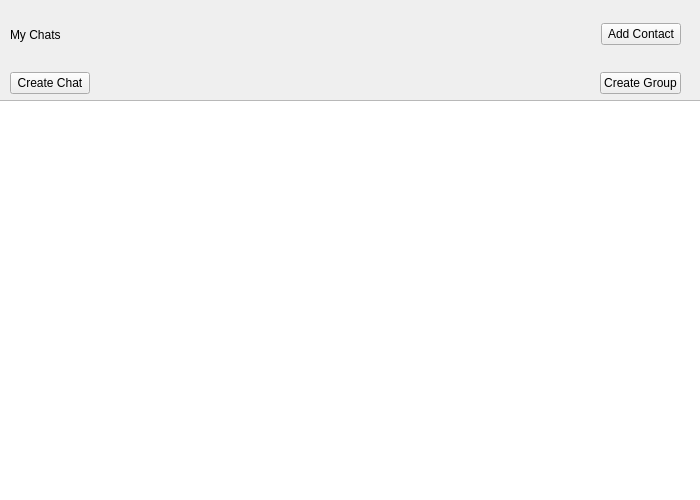
<?xml version="1.0" encoding="UTF-8"?>
<ui version="4.0">
 <class>Chats</class>
 <widget class="QWidget" name="Chats">
  <property name="geometry">
   <rect>
    <x>0</x>
    <y>0</y>
    <width>700</width>
    <height>500</height>
   </rect>
  </property>
  <property name="windowTitle">
   <string>Form</string>
  </property>
  <widget class="QListWidget" name="listWidget">
   <property name="geometry">
    <rect>
     <x>-5</x>
     <y>100</y>
     <width>711</width>
     <height>401</height>
    </rect>
   </property>
  </widget>
  <widget class="QWidget" name="">
   <property name="geometry">
    <rect>
     <x>10</x>
     <y>10</y>
     <width>671</width>
     <height>49</height>
    </rect>
   </property>
   <layout class="QHBoxLayout" name="horizontalLayout">
    <item>
     <widget class="QLabel" name="label">
      <property name="styleSheet">
       <string notr="true">font: 700 26pt &quot;Segoe UI&quot;;</string>
      </property>
      <property name="text">
       <string>My Chats</string>
      </property>
     </widget>
    </item>
    <item>
     <spacer name="horizontalSpacer">
      <property name="orientation">
       <enum>Qt::Horizontal</enum>
      </property>
      <property name="sizeHint" stdset="0">
       <size>
        <width>40</width>
        <height>20</height>
       </size>
      </property>
     </spacer>
    </item>
    <item>
     <widget class="QPushButton" name="pushButton_addContact">
      <property name="text">
       <string>Add Contact</string>
      </property>
     </widget>
    </item>
   </layout>
  </widget>
  <widget class="QWidget" name="">
   <property name="geometry">
    <rect>
     <x>10</x>
     <y>70</y>
     <width>671</width>
     <height>26</height>
    </rect>
   </property>
   <layout class="QHBoxLayout" name="horizontalLayout_2">
    <item>
     <widget class="QPushButton" name="pushButton_createChat">
      <property name="text">
       <string>Create Chat</string>
      </property>
     </widget>
    </item>
    <item>
     <spacer name="horizontalSpacer_2">
      <property name="orientation">
       <enum>Qt::Horizontal</enum>
      </property>
      <property name="sizeHint" stdset="0">
       <size>
        <width>40</width>
        <height>20</height>
       </size>
      </property>
     </spacer>
    </item>
    <item>
     <widget class="QPushButton" name="pushButton_createGroup">
      <property name="text">
       <string>Create Group</string>
      </property>
     </widget>
    </item>
   </layout>
  </widget>
 </widget>
 <resources/>
 <connections/>
</ui>
